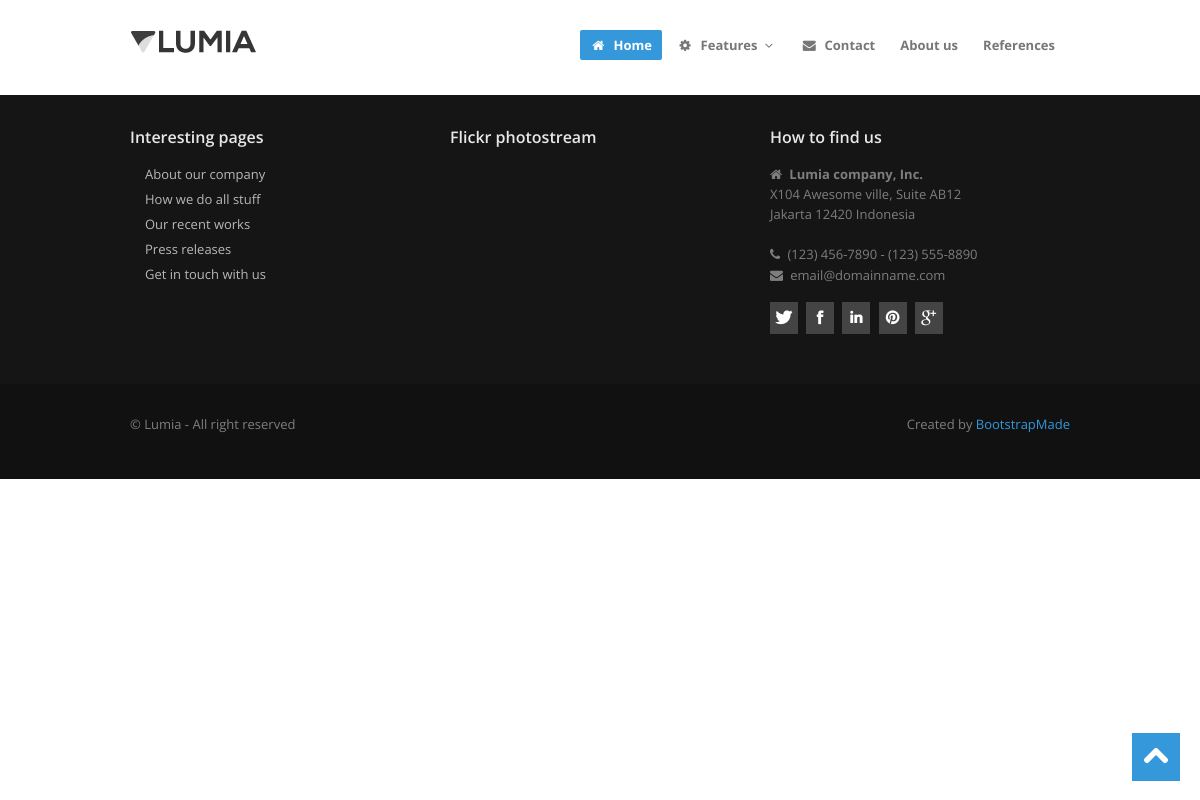
Page /references on the earlier database version.
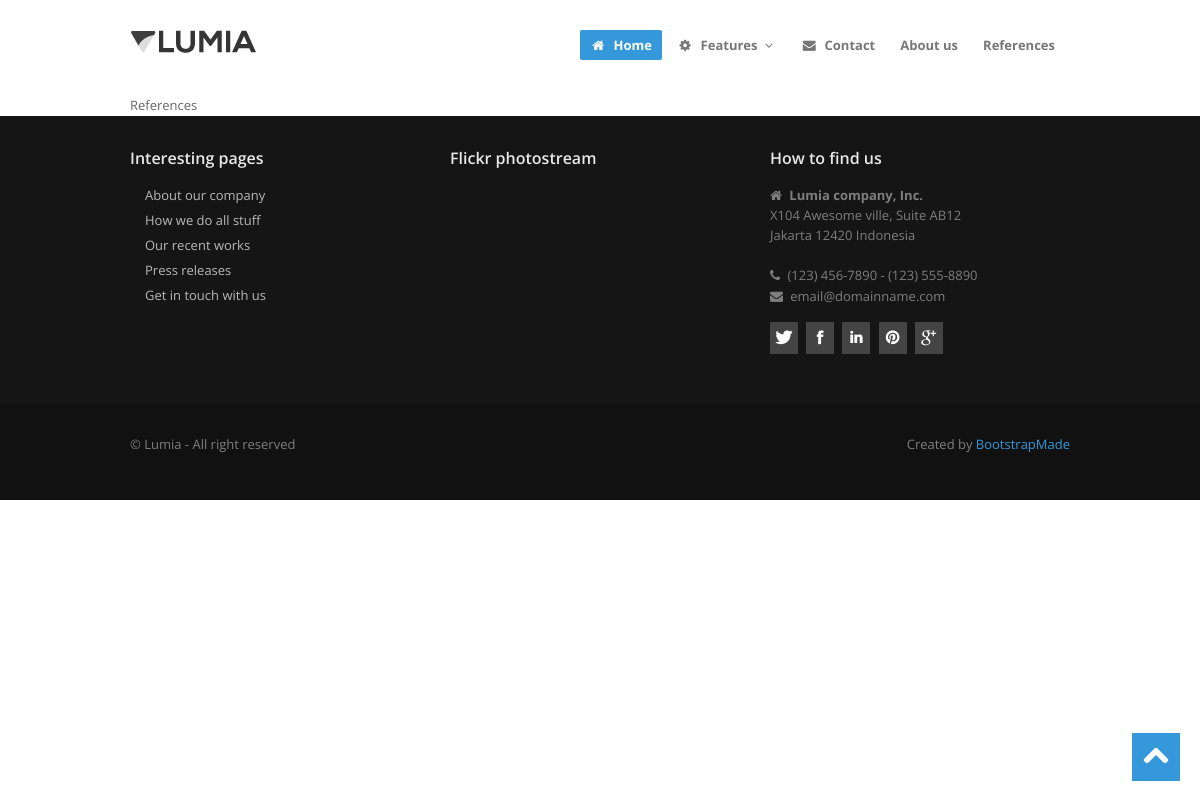
Same page on the later database version.
### home/models.py (models this page shows, shortened)
class Setting(models.Model):
    title = models.CharField(max_length=200)
    keywords = models.CharField(max_length=255)
    description = models.CharField(max_length=255)
    company = models.CharField(max_length=80)
    address = models.CharField(max_length=255, blank=True)
    phone = models.CharField(max_length=20, blank=True)
    fax = models.CharField(max_length=20, blank=True)
    email = models.EmailField()
    smtpserver = models.CharField(max_length=255, blank=True)
    smtpemail = models.EmailField(blank=True)
    smtppassword = models.CharField(max_length=50, blank=True)
    smtpport = models.IntegerField(blank=True, null=True)
    image = models.ImageField(blank=True, upload_to='images/')
    facebook = models.CharField(max_length=80, blank=True)
    instagram = models.CharField(max_length=80, blank=True)
    twitter = models.CharField(max_length=80, blank=True)
    aboutus = RichTextUploadingField()
    contact = RichTextUploadingField()
    references = RichTextUploadingField()
    status = models.CharField(blank=True, max_length=5, choices=STATUS)
    created_at = models.DateTimeField(auto_now_add=True)
    updated_at = models.DateTimeField(auto_now=True)

### home/views.py (the view)
# urls.py: path('references', views.references, name="references"),
def references(request):
    setting = Setting.objects.first()
    return render(request, 'references.html', {'setting': setting})

### home/templates/references.html (shortened to what this page needs)
{% extends "homebase.html" %}
{% load static %}
{% block content %}
    <div class="container">
        {{setting.references|safe}}
    </div>
{% endblock %}

Differences in the rows shown:
added Setting: references "References"
